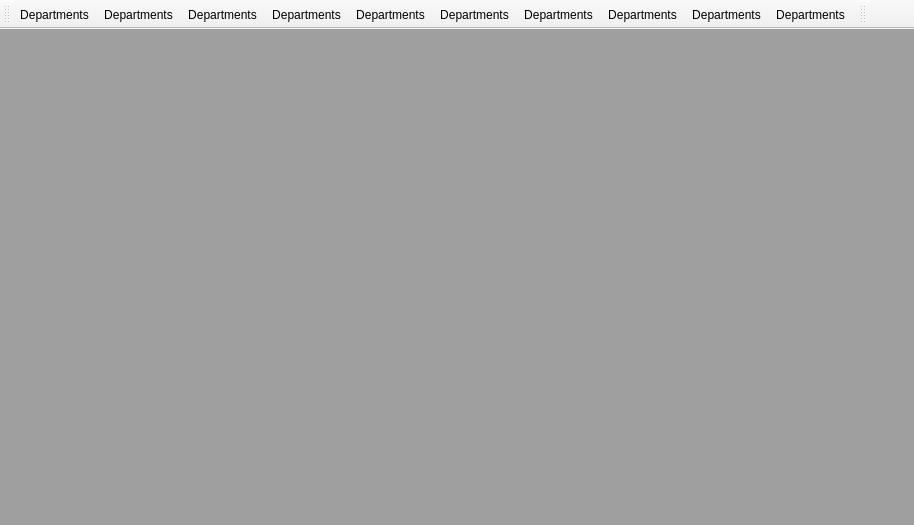
<?xml version="1.0" encoding="UTF-8"?>
<ui version="4.0">
 <class>MainWindow</class>
 <widget class="QMainWindow" name="MainWindow">
  <property name="geometry">
   <rect>
    <x>0</x>
    <y>0</y>
    <width>914</width>
    <height>525</height>
   </rect>
  </property>
  <property name="windowTitle">
   <string>MainWindow</string>
  </property>
  <widget class="QWidget" name="centralwidget">
   <layout class="QVBoxLayout" name="verticalLayout">
    <property name="leftMargin">
     <number>0</number>
    </property>
    <property name="topMargin">
     <number>0</number>
    </property>
    <property name="rightMargin">
     <number>0</number>
    </property>
    <property name="bottomMargin">
     <number>0</number>
    </property>
    <item>
     <widget class="QMdiArea" name="mdiArea"/>
    </item>
   </layout>
  </widget>
  <widget class="QMenuBar" name="menubar">
   <property name="geometry">
    <rect>
     <x>0</x>
     <y>0</y>
     <width>914</width>
     <height>21</height>
    </rect>
   </property>
  </widget>
  <widget class="QToolBar" name="toolBar">
   <property name="windowTitle">
    <string>toolBar</string>
   </property>
   <property name="toolButtonStyle">
    <enum>Qt::ToolButtonTextBesideIcon</enum>
   </property>
   <attribute name="toolBarArea">
    <enum>TopToolBarArea</enum>
   </attribute>
   <attribute name="toolBarBreak">
    <bool>false</bool>
   </attribute>
   <addaction name="actionDepartment"/>
   <addaction name="actionDepartment_3"/>
   <addaction name="actionDepartment_2"/>
   <addaction name="actionDepartment_5"/>
   <addaction name="actionDepartment_10"/>
   <addaction name="actionDepartment_6"/>
   <addaction name="actionDepartment_9"/>
   <addaction name="actionDepartment_7"/>
   <addaction name="actionDepartment_8"/>
   <addaction name="actionDepartment_4"/>
  </widget>
  <widget class="QToolBar" name="toolBar_2">
   <property name="windowTitle">
    <string>toolBar_2</string>
   </property>
   <attribute name="toolBarArea">
    <enum>TopToolBarArea</enum>
   </attribute>
   <attribute name="toolBarBreak">
    <bool>false</bool>
   </attribute>
  </widget>
  <action name="actionDepartment">
   <property name="icon">
    <iconset theme="go-home"/>
   </property>
   <property name="text">
    <string>Departments</string>
   </property>
   <property name="toolTip">
    <string>Manage departments</string>
   </property>
  </action>
  <action name="actionDepartment_2">
   <property name="icon">
    <iconset theme="go-home">
     <normaloff>.</normaloff>.</iconset>
   </property>
   <property name="text">
    <string>Departments</string>
   </property>
   <property name="toolTip">
    <string>Manage departments</string>
   </property>
  </action>
  <action name="actionDepartment_3">
   <property name="icon">
    <iconset theme="go-home">
     <normaloff>.</normaloff>.</iconset>
   </property>
   <property name="text">
    <string>Departments</string>
   </property>
   <property name="toolTip">
    <string>Manage departments</string>
   </property>
  </action>
  <action name="actionDepartment_4">
   <property name="icon">
    <iconset theme="go-home">
     <normaloff>.</normaloff>.</iconset>
   </property>
   <property name="text">
    <string>Departments</string>
   </property>
   <property name="toolTip">
    <string>Manage departments</string>
   </property>
  </action>
  <action name="actionDepartment_5">
   <property name="icon">
    <iconset theme="go-home">
     <normaloff>.</normaloff>.</iconset>
   </property>
   <property name="text">
    <string>Departments</string>
   </property>
   <property name="toolTip">
    <string>Manage departments</string>
   </property>
  </action>
  <action name="actionDepartment_6">
   <property name="icon">
    <iconset theme="go-home">
     <normaloff>.</normaloff>.</iconset>
   </property>
   <property name="text">
    <string>Departments</string>
   </property>
   <property name="toolTip">
    <string>Manage departments</string>
   </property>
  </action>
  <action name="actionDepartment_7">
   <property name="icon">
    <iconset theme="go-home">
     <normaloff>.</normaloff>.</iconset>
   </property>
   <property name="text">
    <string>Departments</string>
   </property>
   <property name="toolTip">
    <string>Manage departments</string>
   </property>
  </action>
  <action name="actionDepartment_8">
   <property name="icon">
    <iconset theme="go-home">
     <normaloff>.</normaloff>.</iconset>
   </property>
   <property name="text">
    <string>Departments</string>
   </property>
   <property name="toolTip">
    <string>Manage departments</string>
   </property>
  </action>
  <action name="actionDepartment_9">
   <property name="icon">
    <iconset theme="go-home">
     <normaloff>.</normaloff>.</iconset>
   </property>
   <property name="text">
    <string>Departments</string>
   </property>
   <property name="toolTip">
    <string>Manage departments</string>
   </property>
  </action>
  <action name="actionDepartment_10">
   <property name="icon">
    <iconset theme="go-home">
     <normaloff>.</normaloff>.</iconset>
   </property>
   <property name="text">
    <string>Departments</string>
   </property>
   <property name="toolTip">
    <string>Manage departments</string>
   </property>
  </action>
 </widget>
 <resources/>
 <connections/>
</ui>
